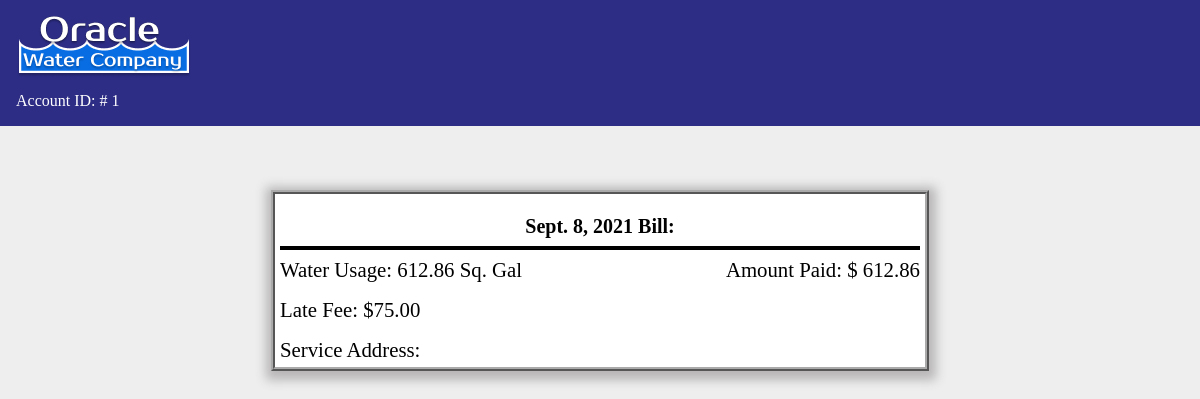
Page /bills/1/ (signed in) on the committed database.
### base/models.py (models this page shows, shortened)
class Bill(models.Model):
    billID = models.BigAutoField(
        primary_key=True)
    accountID = models.ForeignKey(
        Account, on_delete=models.CASCADE, null=True, blank=True)
    tierID = models.ForeignKey(
        Rate, on_delete=models.CASCADE, null=True, blank=True)
    amountDue = models.DecimalField(
        max_digits=10, decimal_places=2, default=0, null=True)
    currentReading = models.DecimalField(
        max_digits=10, decimal_places=2, default=0)
    readingDate = models.DateField(null=True, blank=True)
    lateFee = models.DecimalField(max_digits=10, decimal_places=2, default=0)
    paidInFull = models.BooleanField(null=True, blank=True, default=False)

### base/views.py (the view)
# urls.py: path('bills/<int:pk>/', BillPage.as_view(), name='detail'),
class BillPage(LoginRequiredMixin, DetailView):
    model = Bill
    template_name = 'bill/detail.html'

### base/templates/bill/detail.html (shortened to what this page needs)
{% load static %}
<!DOCTYPE html>
<html>
    <head>
    </head>
    <body>
        <div class="welcome-bar">
            <div class="company-title">{% load static %} <img src="{% static "images/oracle-logo.png" %}" alt="usage" /></div>
            <div class="account-id">Account ID: # {{user.id}}</div>
        </div>
        <div class="frame">
            <h2>{{bill.readingDate}} Bill:</h2>
            <hr>
            <div class="bill-information">
                <div class="water-usage">Water Usage: {{bill.currentReading}} Sq. Gal</div>
                <div class="amount">Amount Paid: $ {{bill.amountDue}}</div>
                <div class="late-fee">Late Fee: ${{bill.lateFee}}</div>
                <div class="address">Service Address: {{account.serviceAddress}}</div>
    </body>
</html>

### base/templates/bill/detail.html (style rules this page uses)
body { background-color: #EEEEEE; margin: 0; }
h2 { font-size: 20px; text-align: center; color: #000000; margin: 1rem 0rem 0rem 0px; }
hr { border: 2px solid #000000; }
.welcome-bar { display: grid; grid-template-rows: repeat(1, 1fr); grid-template-columns: repeat(1, 1fr); grid-gap: .5rem 1rem; font-weight: 500; color: #FFFFFF; font-family: 'Times New Roman', Times, serif; background-color: #2d2d86; padding: 1rem 1rem 1rem 1rem; }
.company-title { grid-row: 1 / 2; grid-column: 1 / 3; justify-self: left; font-size: 1.5rem; }
.account-id { grid-row: 2 / 3; grid-column: 1 / 3; justify-self: left; }
.frame { background-color: #FFFFFF; border-style: ridge; border-width: 4px; border-color: #AAA; width: 40rem; margin: 4rem auto auto auto; color: #000000; box-shadow: 1px 3px 10px 6px #b8b6b6; padding: 5px 5px 5px 5px; }
.bill-information { font-size: 1.3rem; display: grid; grid-template-rows: repeat(auto-fit, 1fr); grid-template-columns: repeat(auto-fit, 1fr); grid-gap: 1rem 1rem; font-weight: 500; justify-items: left; }
.water-usage { grid-column: 1 / 2; grid-row: 1 / 1; }
.amount { grid-column: 2 / 3; grid-row: 1 / 1; justify-self: right; }
.late-fee { grid-column: 1 / 2; grid-row: 2 / 2; }
.address { grid-column: 1 / 2; grid-row: 3 / 3; }

### rows in the picture
Bill: readingDate "Sept. 8, 2021", currentReading "612.86", amountDue "612.86", lateFee "75.00"

### other values in the picture
{{ user.id }} "1"
